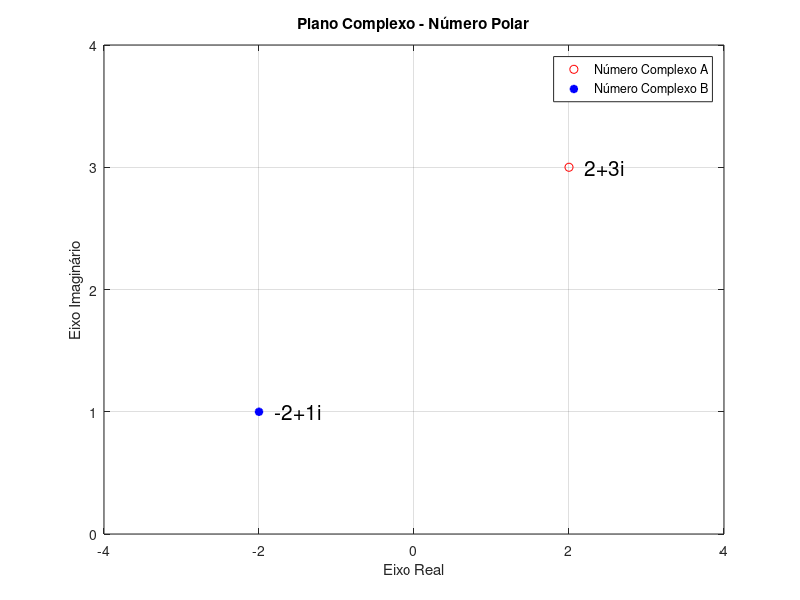

Write MATLAB code to recreate this figure.
clc, clearvars, close all;

% Conversão de Números Complexos do Formato Carteziano para Polar

% Exemplos

% Letra A:
a = 2 + 3i;

ra = real(a);
ia = imag(a);

% Resolvendo Letra (A)
[z_rad, z_mag] = cart2pol(ra, ia);

% Transformando de Radiano para Graus
z_deg = z_rad * (180 / pi);

fprintf('\n\nResposta Letra A\n\n');
fprintf('Forma Retangular = %.0f + %.0fi\n', ra, ia);

fprintf('\nForma Polar:\n\n');
disp(['(A) r = ', num2str(z_mag)]);
disp(['(A) θ em Rad = ', num2str(z_rad)]);
disp(['(A) θ em Graus = ', num2str(z_deg)]);

% Verificando Resposta
d = z_mag * exp(z_rad * 1i);
fprintf('\nVerificando resposta: %.0f + %.0fi\n\n', ra, ia);

disp('############################');

% Letra B:

b = -2 + 1i;


% Resolvendo Letra (B)

% Parte Real
rb = real(b);

% Parte Imaginária
ib = imag(b);

[z_rad, z_mag] = cart2pol(rb, ib);

% Transformando de Radiano para Graus
z_deg = z_rad * (180 / pi);

fprintf('\n\nResposta Letra B\n\n');
fprintf('Forma Retangular = %.0f + %.0fi\n', rb, ib);

fprintf('\nForma Polar:\n\n');
disp(['(B) r = ', num2str(z_mag)]);
disp(['(B) θ em Rad = ', num2str(z_rad)]);
disp(['(B) θ em Graus = ', num2str(z_deg)]);

% Verificando Resposta
d = z_mag * exp(z_rad * 1i);
fprintf('\nVerificando resposta: %.0f + %.0fi\n', real(d), imag(d));

% Plot Gráfico

figure
plot(real(a), imag(a), 'ro', real(b), imag(b), 'b*', 'linewidth', 2);
grid on;
xlabel('Eixo Real');
ylabel('Eixo Imaginário');

xlim([-4 4]);
ylim([0 4]);
title('Plano Complexo - Número Polar');

text(0.2+rb, ib, num2str(b), 'FontSize', 15);
text(0.2+ra, ia, num2str(a), 'FontSize', 15);
legend('Número Complexo A', 'Número Complexo B');




